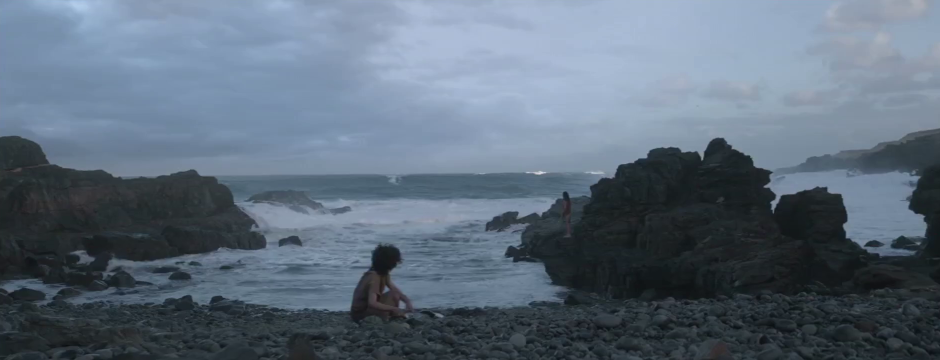
#> input picture demo_videos/000013/left/frame_000001.png, 1880 x 720 px, found by its file name (shown at 1/2 size); its folder holds 4 pictures in this run
$ python pic2v.py
#> lines starting #> are read from the running program, lines starting #| are printed output that depends on the picture; pictures that were not available may be replaced by others from this repository, and a replacement may not be noted
import os
import cv2
import matplotlib.pyplot as plt
import scipy.io as io
import os
import argparse
import glob
import numpy as np
import argparse
#vnum = 'study_0002'

def get_args_parser():
    parser = argparse.ArgumentParser()

    parser.add_argument(
        "--vnum",
        default= '000423',
        type=str
    )
    parser.add_argument(
        "--infer_w",
        default= '896',
        type=int
    )
    parser.add_argument(
        "--infer_h",
        default= '384',
        type=int
    )

    return parser

parser = get_args_parser()
args = parser.parse_args()
vnum = args.vnum #'000010'


dir_rgb = './demo_videos/'+vnum+'/left/'
rgb = os.listdir(dir_rgb)
rgb.sort() # key= lambda x:int(x[:-4]))
#rgb = rgb[len(rgb)//2:]


dir_dpt = './demo_outputs/dpt_init/'+vnum+'/initial/color/'
dpt = os.listdir(dir_dpt)
dpt.sort(key= lambda x:int(x[-10:-4]))

dir_dptours = './demo_outputs/dpt_init/'+vnum+'/mix/color/'
dptours = os.listdir(dir_dptours)
dptours.sort(key= lambda x:int(x[-10:-4]))

dir_midas = './demo_outputs/midas_init/'+vnum+'/initial/color/'
midas = os.listdir(dir_midas)
midas.sort(key= lambda x:int(x[-10:-4]))

dir_midasours = './demo_outputs/midas_init/'+vnum+'/mix/color/'
video_dir = './demo_outputs_videos/compare_'+vnum+'.avi'#'/data1/wangyiran/mytrans/plt/2048.avi'#'/data1/wangyiran/mytrans/firstmae/asee/auau.avi'
# set saved fps
fps = 24
# get frames list
midasours = os.listdir(dir_midasours)
midasours.sort(key= lambda x:int(x[-10:-4]))

img_size = (int(args.infer_w),int(args.infer_h))
fourcc = cv2.VideoWriter_fourcc('M', 'J', 'P', 'G')
videowriter = cv2.VideoWriter(video_dir, fourcc, fps, (img_size[0]*2,img_size[1]*3))


for j in range(len(midasours)):

        print('frame:',j+1,'/',len(midasours))

        rgb_path = os.path.join(dir_rgb, rgb[j])
        rgbf = cv2.imread(rgb_path)
#> rgbf is the input picture: shape (720, 1880, 3); mean B, G, R 123.4, 108.1, 93.9
        rgbf = cv2.resize(rgbf,img_size)
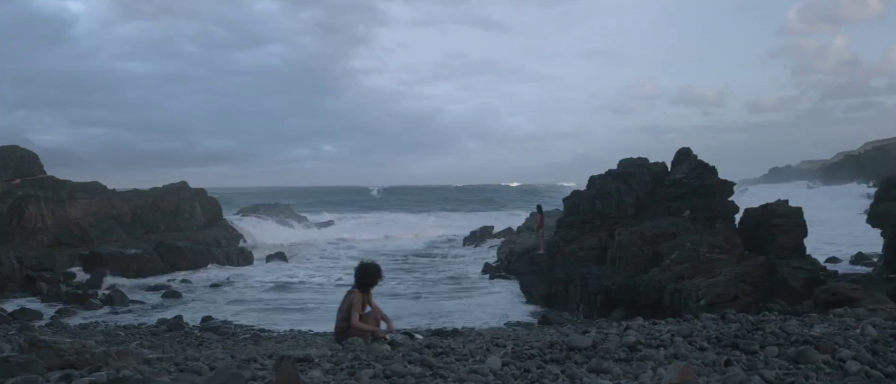
#> rgbf: shape (384, 896, 3); mean B, G, R 123.3, 108.1, 93.8
        rgbf = np.hstack((rgbf, rgbf))
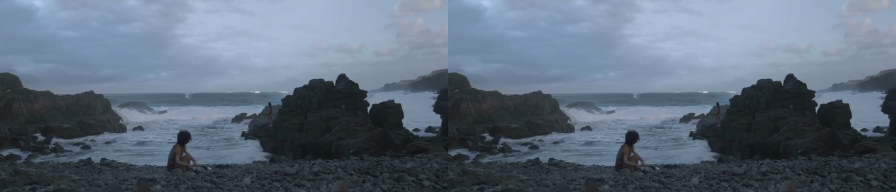
#> rgbf: shape (384, 1792, 3) (shown at 1/2 size); mean B, G, R 123.3, 108.1, 93.8

        dpt_path = os.path.join(dir_dpt, dpt[j])
        dptf = cv2.imread(dpt_path)
        dptf = cv2.resize(dptf,img_size)
        midas_path = os.path.join(dir_midas, midas[j])
        midasf = cv2.imread(midas_path)
        midasf = cv2.resize(midasf,img_size)
        singlef = np.hstack((dptf,midasf))

        dptours_path = os.path.join(dir_dptours, dptours[j])
        dptoursf = cv2.imread(dptours_path)
        dptoursf = cv2.resize(dptoursf,img_size)
        midasours_path = os.path.join(dir_midasours, midas[j])
        midasoursf = cv2.imread(midasours_path)
        midasoursf = cv2.resize(midasoursf,img_size)
        oursf = np.hstack((dptoursf,midasoursf))

        rgb_single = np.vstack((rgbf,singlef))
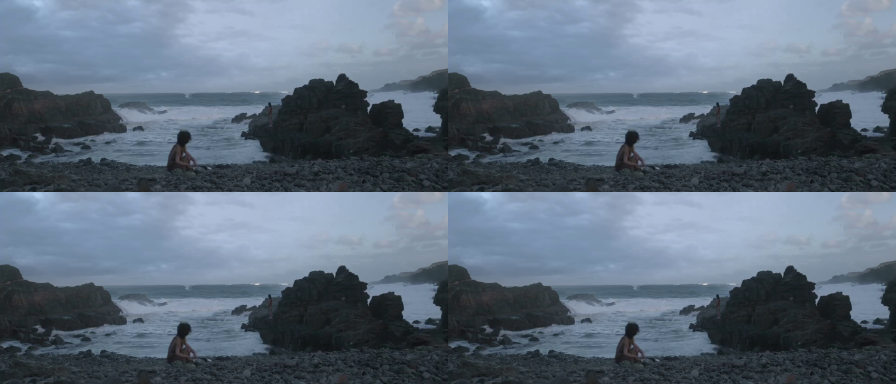
#> rgb_single: shape (768, 1792, 3) (shown at 1/2 size); mean B, G, R 123.3, 108.1, 93.8
        rgb_single_ours = np.vstack((rgb_single,oursf))
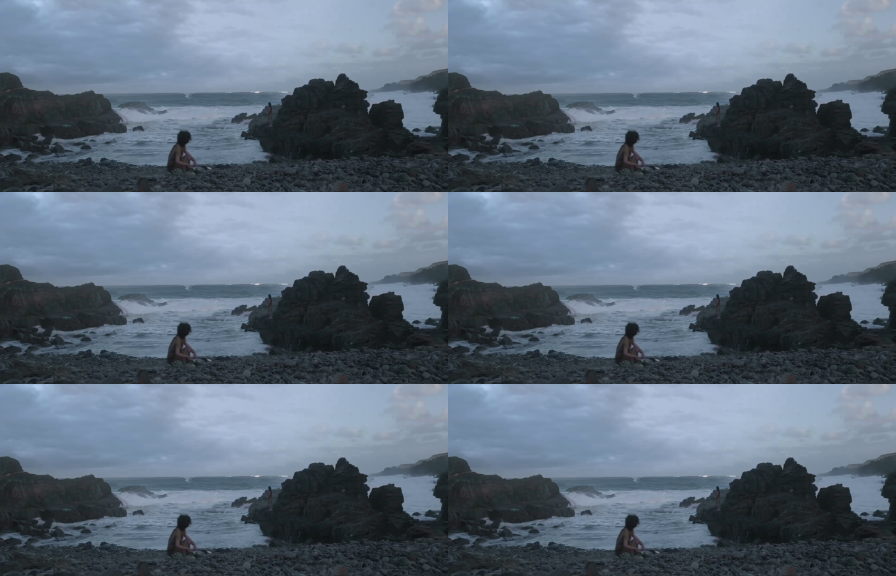
#> rgb_single_ours: shape (1152, 1792, 3) (shown at 1/2 size); mean B, G, R 123.3, 108.1, 93.8

        #print(rgb_single_ours.shape,(384*3,896*2))
        #exit(1)
        videowriter.write(rgb_single_ours)


videowriter.release()
